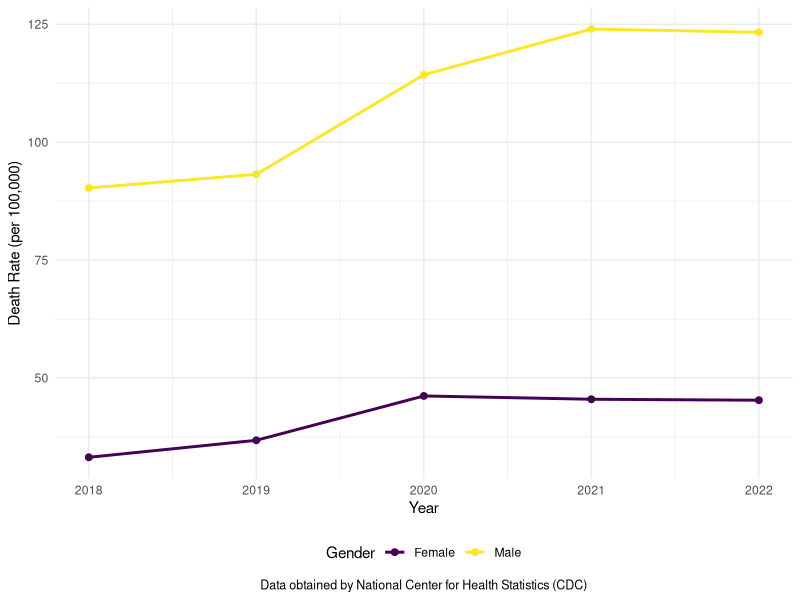

Write R code to recreate this figure.
# Load necessary libraries
library(ggplot2)
library(dplyr)
library(here)
library(viridis)
library(here)

#Data Import
VA_DOD_SEX_1822 <- read.csv(here("Data/raw_data/MCOD VA 1822", "VA.DOD.SEX.1822.txt"), sep = "\t", header = TRUE)

#Prepare data
VA_DOD_SEX_1822 <- VA_DOD_SEX_1822 %>%
  select(Year,Gender,Crude.Rate) %>%
  na.omit()

# Create the line plot
ggplot(data = VA_DOD_SEX_1822, aes(x = Year, y = Crude.Rate, color = Gender, group = Gender)) +
  geom_line(size = 1) +  # Line thickness
  geom_point(size = 2) +  # Point size
  labs(x = "Year",
       y = "Death Rate (per 100,000)",
       color = "Gender",
       caption = "Data obtained by National Center for Health Statistics (CDC)") +
  theme_minimal() +
  theme(plot.title = element_text(hjust = 0.5),
        plot.caption = element_text(hjust = 0.5, size = 9),
        legend.position = "bottom") +  # Position legend at the bottom
  scale_color_viridis(discrete = TRUE)  # Use viridis color scale for discrete variables
